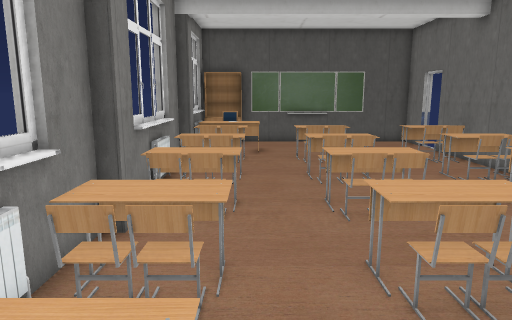
View 1 (above)

16 first-person views from a walk through a 3-D level made in the Unity game engine. The camera is 1.4 m above the floor, tilts 10° down and sees 70° across. The floor is counted in squares, 0.5 m on a side. Each view is taken from the middle of a square. On the plan, view 1 faces up. The plan holds only what a view shows up to about 20 squares ahead; the rest is blank. The place goes on beyond the plan. Door leaves are left out, so doorways stand open. Some surface patterns are stand-ins.

View 2
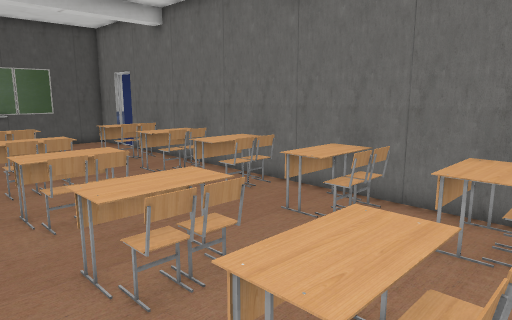

View 3
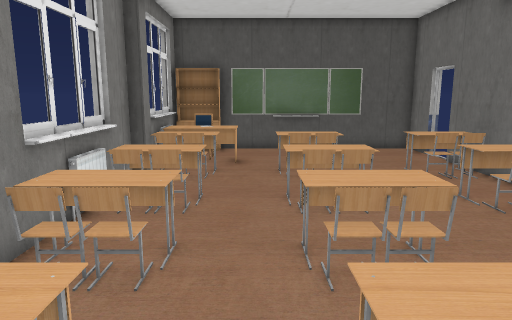

View 4
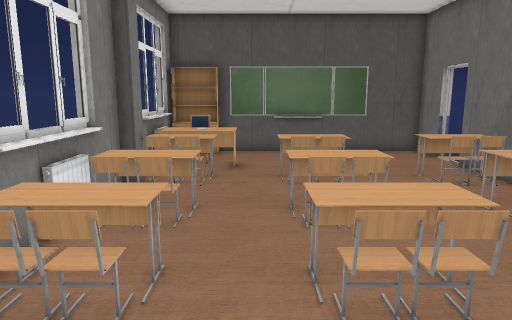

View 5
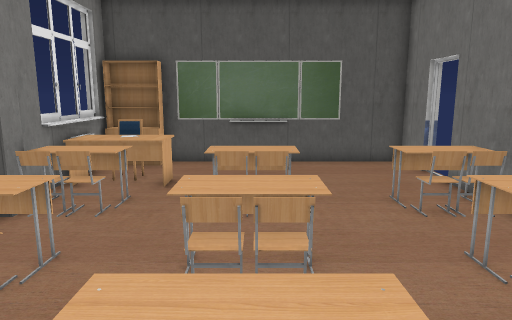

View 6
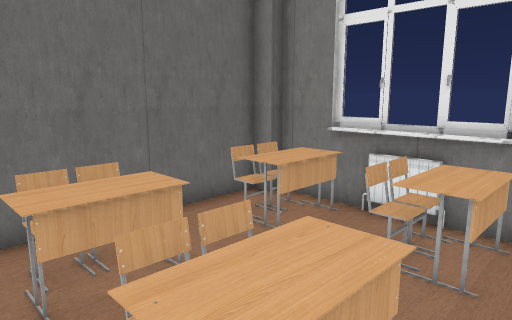

View 7
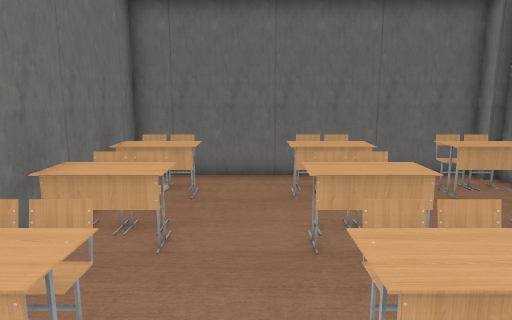

View 8
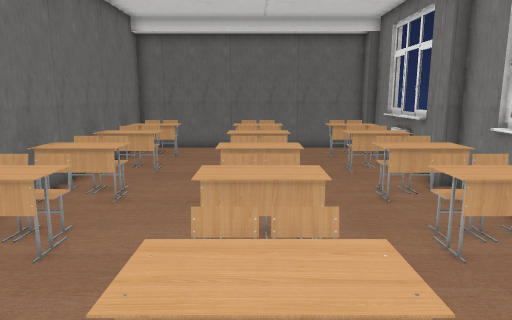

View 9
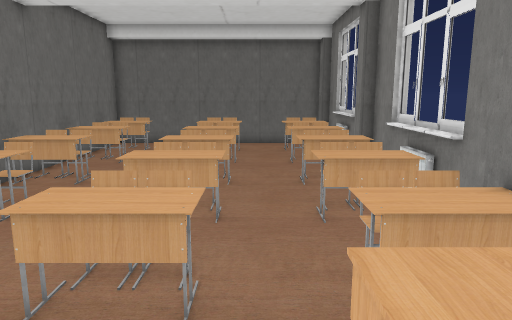

View 10
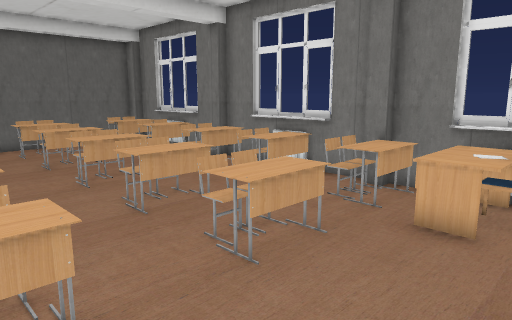

View 11
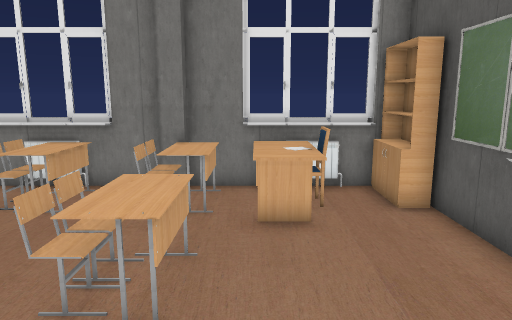

View 12
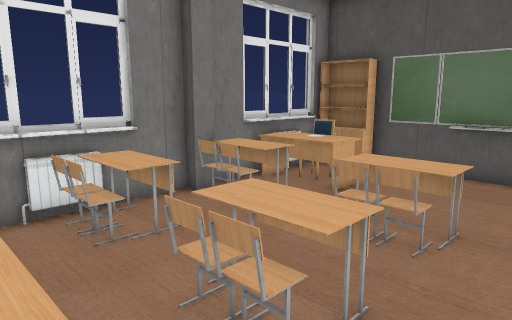

View 13
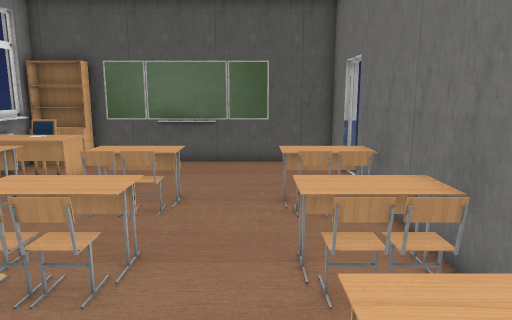

View 14
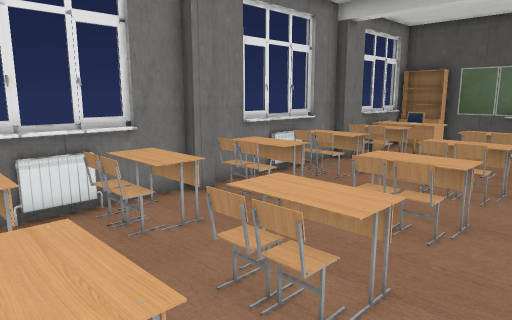

View 15
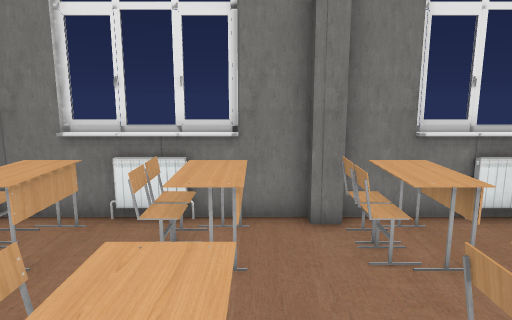

View 16
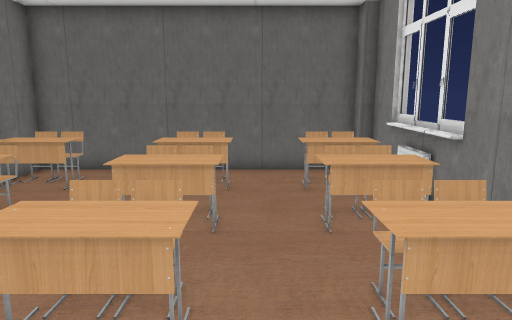

### Floor plan
Points are (right, up) in squares from view 1. A wall is a line through its corners. A room is listed if a view was taken in it or the views show most of it. See-through windows are left out.
Room 1 (views 1, 2, 3, 4, 5, 6, 7, 8, 9, 10, 11, 12, 13, 14, 15, 16)
walls: (-3.2, 11.6) (-3.2, 7.9); (-2.7, 7.9) (-2.7, 7.2); (-3.1, 13.6) (-3.7, 13.6); (-3.2, 7.2) (-3.2, 4.4); (-3.2, 15.2) (-3.2, 12.4); (-2.7, 15.9) (-2.7, 15.2); (-3.1, 5.6) (-3.7, 5.6); (-3.2, 3.6) (-3.2, -0.1); (-3.2, 19.5) (-3.2, 15.9); (-0.9, 21.6) (-3.8, 21.6); (9.2, 20.5) (9.2, 22.5) (-3, 22.5); (-0.9, 22.5) (-0.9, 21.8) (-3, 21.8); (-2.7, -0.1) (-2.7, -0.8) (3.5, -0.8); (7.5, -0.8) (9.2, -0.8) (9.2, 18.6)
low walls: (-3, 13.6) (-3, 9.5); (-3, 5.6) (-3, 1.6); (-3, 21.8) (-3, 17.5)
ways out: opening at (5.5, 1) to room 2; open door at (9.5, 19.5)
objects: other object (-3, 4); other object (-3, 12); other object (-3, 20); other object (-2, 0) to (0, 2); other object (-2, 4) to (0, 6); other object (-2, 8) to (0, 10); other object (-2, 11) to (0, 13); other object (-2, 15) to (0, 17); other object (-2, 18) to (0, 19); other object (-2, 20) to (-1, 20); other object (2, 0) to (4, 2); other object (2, 4) to (4, 6); other object (2, 8) to (4, 10); other object (2, 11) to (4, 13); other object (2, 15) to (4, 17); other object (7, 0) to (8, 2); other object (7, 4) to (8, 6); other object (7, 8) to (8, 10); other object (7, 11) to (8, 13); other object (7, 15) to (8, 17)
Room 2 (no view inside)
walls: (3.5, -0.8) (7.5, -0.8)
ways out: opening at (5.5, 1) to room 1

Positions as (right, up) in squares from view 1, and headings:
1: (0, 0), facing up
2: (0, 0), facing up-right
3: (1, 3), facing up
4: (1, 4), facing up
5: (3, 7), facing up
6: (5, 7), facing down-left
7: (5, 12), facing down
8: (3, 19), facing down
9: (1, 21), facing down
10: (8, 21), facing down-left
11: (8, 18), facing left
12: (6, 9), facing up-left
13: (6, 7), facing up
14: (6, 1), facing up-left
15: (5, 6), facing left
16: (1, 13), facing down
